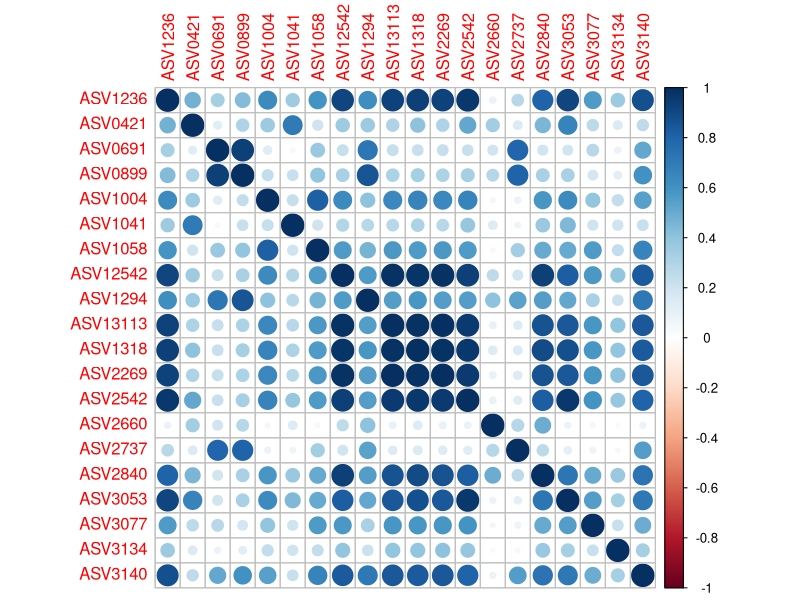
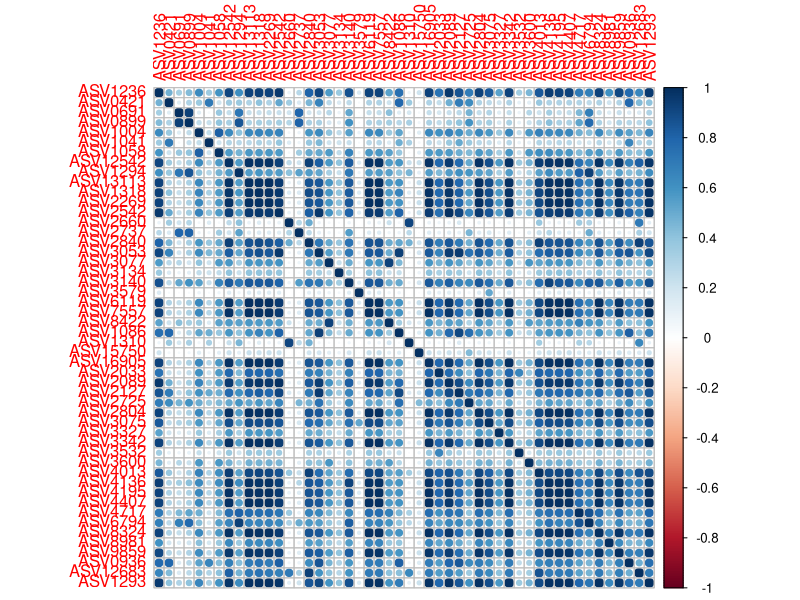
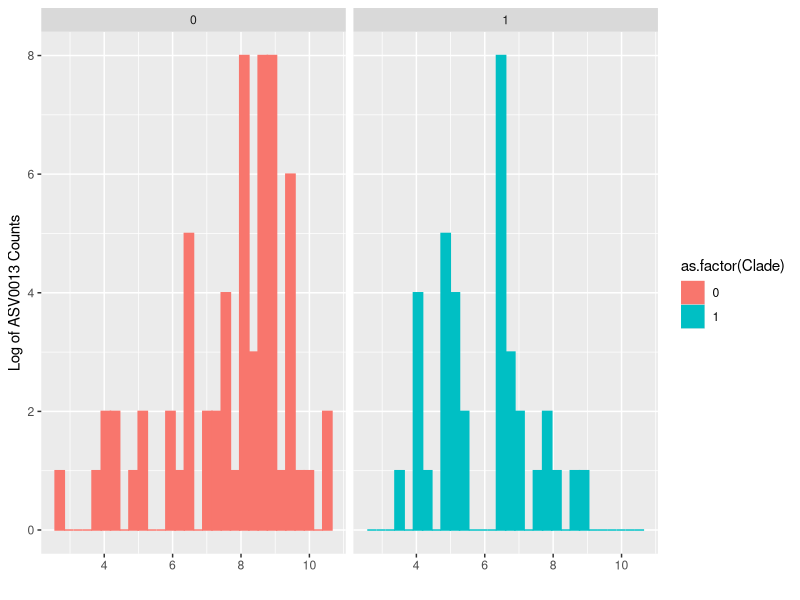

Reproduce these figures in R, in order.
## ---- chunk 1
knitr::opts_chunk$set(echo = TRUE)
suppressMessages(library(tidyverse))
## ---- chunk 2
read_csv("../output/lr_data.csv") %>% 
  mutate(Clade = as.factor(Clade)) -> lr_data

head(lr_data)
## ---- chunk 3

cor_matrix_lr_data <- cor(lr_data[,-c(1,2)])

cor_matrix_lr_data[1:20,1:20]
## ---- chunk 4
png(filename = "../plots/top20_corr_clade_c.png",
    width = 1200, height = 800)

library(corrplot)
top20_corr_clade_c <- corrplot(cor_matrix_lr_data[1:20, 1:20], 
                               method = "circle")

## ---- chunk 5
png(filename = "../plots/top50_corr_clade_c.png",
    width = 1200, height = 800)

library(corrplot)
top50_corr_clade_c <- corrplot(cor_matrix_lr_data[1:50, 1:50], 
                               method = "circle")

## ---- chunk 6
# read in taxonomy table to see which bacterium this is
read_delim("../data/Files/16S_tax.txt") -> bac_tax


bac_tax %>% 
  filter(ASV == "ASV0013") %>% 
  pivot_longer(cols = everything())
## ---- chunk 7
#plot(log(lr_data$ASV0013), lr_data$Clade)

ggplot(lr_data, aes( y = log(ASV0013), color = as.factor(Clade), fill = as.factor(Clade))) +
  geom_histogram() +
  coord_flip() +
  facet_wrap(~Clade) +
  xlab("Log of ASV0013 Counts") +
  ylab("")
## ---- chunk 8

## ---- chunk 9

